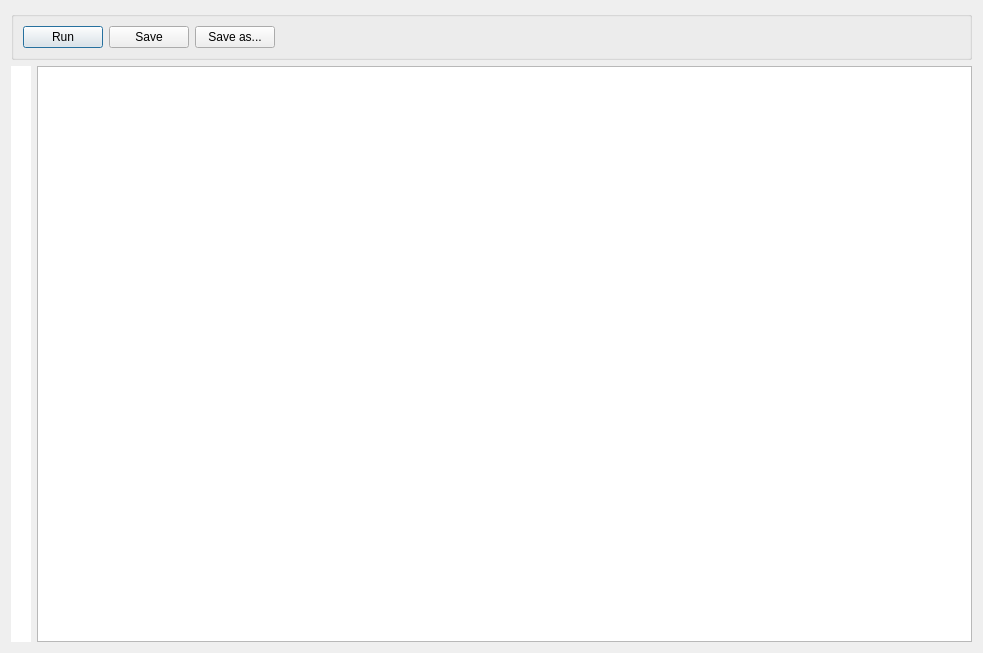
<?xml version="1.0" encoding="UTF-8"?>
<ui version="4.0">
 <class>wndOctaveScript</class>
 <widget class="QDialog" name="wndOctaveScript">
  <property name="geometry">
   <rect>
    <x>0</x>
    <y>0</y>
    <width>983</width>
    <height>653</height>
   </rect>
  </property>
  <property name="windowTitle">
   <string>Octave Script: </string>
  </property>
  <layout class="QGridLayout" name="gridLayout">
   <item row="1" column="0">
    <widget class="QTableWidget" name="tableWidget">
     <property name="maximumSize">
      <size>
       <width>20</width>
       <height>16777215</height>
      </size>
     </property>
     <property name="frameShape">
      <enum>QFrame::NoFrame</enum>
     </property>
     <property name="verticalScrollBarPolicy">
      <enum>Qt::ScrollBarAlwaysOff</enum>
     </property>
     <property name="horizontalScrollBarPolicy">
      <enum>Qt::ScrollBarAlwaysOff</enum>
     </property>
     <property name="editTriggers">
      <set>QAbstractItemView::NoEditTriggers</set>
     </property>
     <property name="gridStyle">
      <enum>Qt::NoPen</enum>
     </property>
     <attribute name="horizontalHeaderVisible">
      <bool>false</bool>
     </attribute>
     <attribute name="verticalHeaderVisible">
      <bool>false</bool>
     </attribute>
    </widget>
   </item>
   <item row="1" column="1">
    <widget class="QTextEdit" name="textScript"/>
   </item>
   <item row="0" column="0" colspan="2">
    <widget class="QGroupBox" name="groupBox">
     <property name="title">
      <string/>
     </property>
     <property name="flat">
      <bool>true</bool>
     </property>
     <layout class="QHBoxLayout" name="horizontalLayout">
      <item>
       <widget class="QPushButton" name="btnOctaveScriptRun">
        <property name="sizePolicy">
         <sizepolicy hsizetype="Fixed" vsizetype="Fixed">
          <horstretch>0</horstretch>
          <verstretch>0</verstretch>
         </sizepolicy>
        </property>
        <property name="text">
         <string>Run</string>
        </property>
        <property name="icon">
         <iconset theme="go-last">
          <normaloff>.</normaloff>.</iconset>
        </property>
       </widget>
      </item>
      <item>
       <widget class="QPushButton" name="btnScriptSave">
        <property name="sizePolicy">
         <sizepolicy hsizetype="Fixed" vsizetype="Fixed">
          <horstretch>0</horstretch>
          <verstretch>0</verstretch>
         </sizepolicy>
        </property>
        <property name="text">
         <string>Save</string>
        </property>
        <property name="icon">
         <iconset theme="go-next">
          <normaloff>.</normaloff>.</iconset>
        </property>
       </widget>
      </item>
      <item>
       <widget class="QPushButton" name="btnScriptSaveAs">
        <property name="sizePolicy">
         <sizepolicy hsizetype="Fixed" vsizetype="Fixed">
          <horstretch>0</horstretch>
          <verstretch>0</verstretch>
         </sizepolicy>
        </property>
        <property name="text">
         <string>Save as...</string>
        </property>
        <property name="icon">
         <iconset theme="list-remove">
          <normaloff>.</normaloff>.</iconset>
        </property>
       </widget>
      </item>
      <item>
       <spacer name="horizontalSpacer">
        <property name="orientation">
         <enum>Qt::Horizontal</enum>
        </property>
        <property name="sizeHint" stdset="0">
         <size>
          <width>40</width>
          <height>20</height>
         </size>
        </property>
       </spacer>
      </item>
     </layout>
    </widget>
   </item>
  </layout>
 </widget>
 <resources/>
 <connections/>
</ui>
